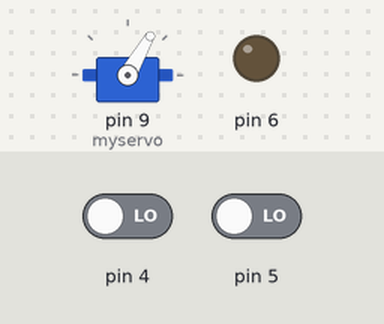
Simulated run of this sketch. Board: Arduino Uno, built with avr-gcc and run on an emulated ATmega328P. Parts: servo, output pins drawn as LEDs (lit = HIGH). The test bench sets the inputs (shaded band); at power-on: pin 4 LOW, pin 5 LOW.

Above: at 1.2 s.
1.3 s: pin 4 driven HIGH and pin 5 driven HIGH
At 1.9 s:
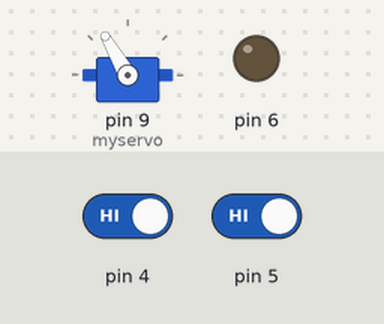
4.3 s: pin 5 driven LOW
At 6.1 s:
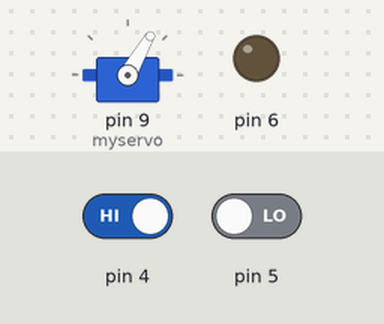
6.8 s: pin 5 driven HIGH
At 7.3 s:
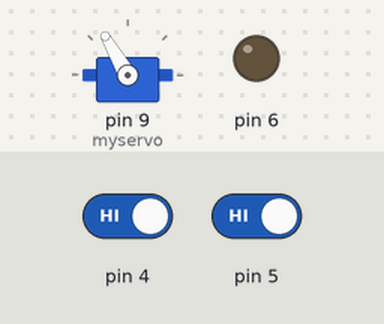
Timing chart, 0 to 9.8 s (numbered marks = the images above; inputs shaded):
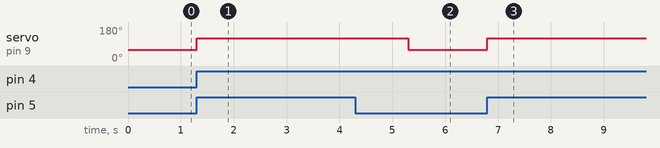

The sketch:

skinner_DQN_Ar_Full.ino
```cpp
// (licence header left out)
#include <Servo.h>

Servo myservo;

void setup() {
  Serial.begin(9600);
  while(!Serial){;}
  pinMode(4,INPUT);
  pinMode(5,INPUT);
  pinMode(6,OUTPUT);

  myservo.attach(9);
  myservo.write(60);
}

void loop() {
  static int state=0;
  if(digitalRead(4)==HIGH){
      if(state==0)state=1;
      else state=0;
      digitalWrite(13,state);
  }
  if(digitalRead(5)==HIGH){
      if(state==1){
        myservo.write(120);
        delay(2000);
        myservo.write(60);
      }
  }
}
```

Measured:
- after the input at 1.3 s, servo on pin 9 (myservo): 60° → 120° at once
- after the input at 4.3 s, servo on pin 9 (myservo): 120° → 60° after 1.0 s
- after the input at 6.8 s, servo on pin 9 (myservo): 60° → 120° at once
